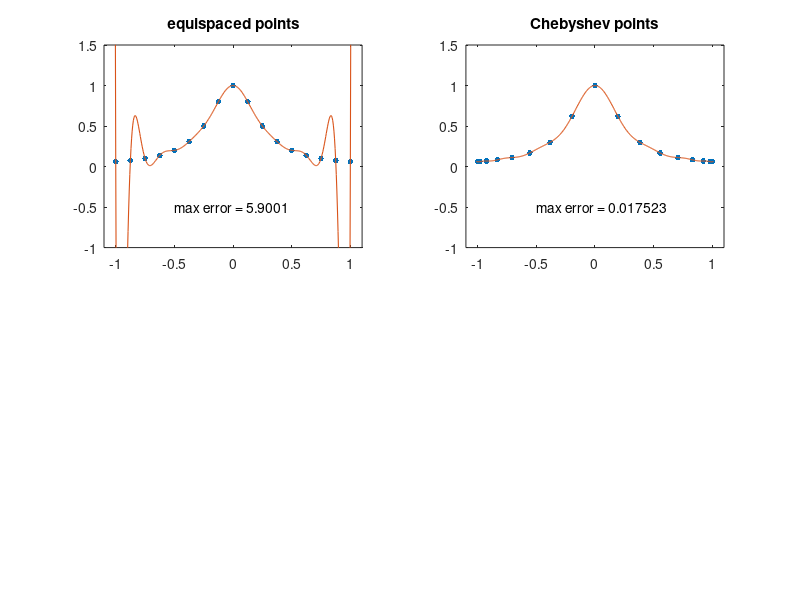

The MATLAB source for this figure:
% p9.m - polynomial interpolation in equispaced and Chebyshev pts
N = 16;
xx = -1.01:.005:1.01; clf
for i = 1:2
if i==1, s = 'equispaced points'; x = -1 + 2*(0:N)/N; end
if i==2, s = 'Chebyshev points'; x = cos(pi*(0:N)/N); end
subplot(2,2,i)
u = 1./(1+16*x.^2);
uu = 1./(1+16*xx.^2);
p = polyfit(x,u,N); % interpolation
pp = polyval(p,xx); % evaluation of interpolant
plot(x,u,'.','markersize',13)
line(xx,pp,'linewidth',.8)
axis([-1.1 1.1 -1 1.5]), title(s)
error = norm(uu-pp,inf);
text(-.5,-.5,['max error = ' num2str(error)])
end